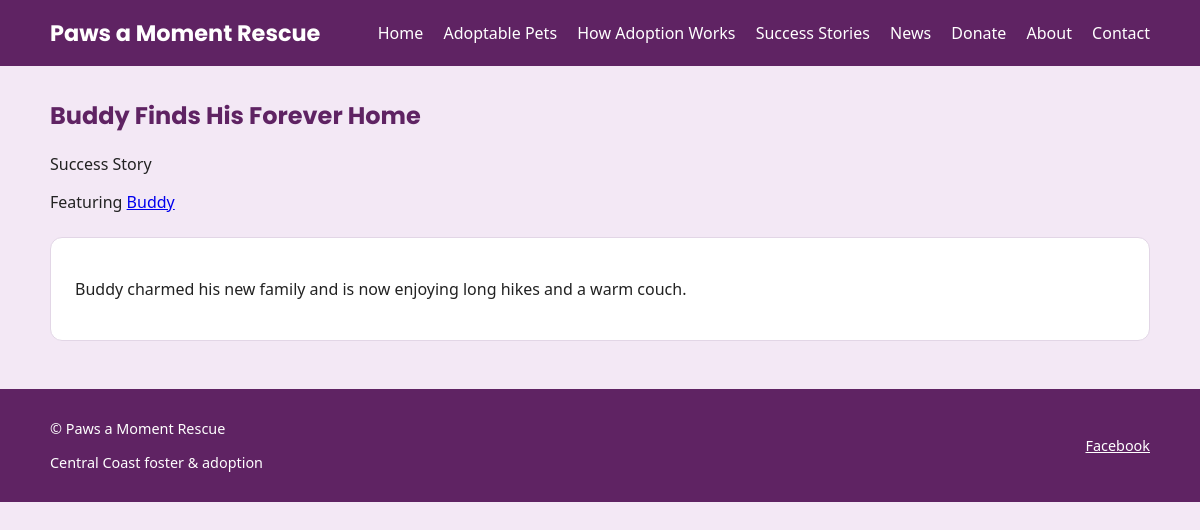
The page /stories/buddy-finds-his-forever-home/ on the database its author committed.
### stories/models.py (models this page shows, shortened)
class Story(models.Model):
    TYPE_NEWS = "news"
    TYPE_SUCCESS = "success"
    TYPE_CHOICES = [
        (TYPE_NEWS, "News"),
        (TYPE_SUCCESS, "Success Story"),
    ]
    title = models.CharField(max_length=200)
    slug = models.SlugField(unique=True)
    type = models.CharField(max_length=20, choices=TYPE_CHOICES, default=TYPE_NEWS)
    body = models.TextField()
    is_published = models.BooleanField(default=False)
    published_at = models.DateTimeField(null=True, blank=True)
    related_animal = models.ForeignKey(Animal, null=True, blank=True, on_delete=models.SET_NULL)
    created_at = models.DateTimeField(auto_now_add=True)
    updated_at = models.DateTimeField(auto_now=True)
    class Meta:
        ordering = ["-published_at", "-created_at"]

### adoptions/models.py (models this page shows, shortened)
class Animal(models.Model):
    STATUS_AVAILABLE = "available"
    STATUS_PENDING = "pending"
    STATUS_ADOPTED = "adopted"
    STATUS_CHOICES = [
        (STATUS_AVAILABLE, "Available"),
        (STATUS_PENDING, "Pending"),
        (STATUS_ADOPTED, "Adopted"),
    ]
    name = models.CharField(max_length=100)
    slug = models.SlugField(unique=True)
    species = models.CharField(max_length=50)
    breed = models.CharField(max_length=100, blank=True)
    age_years = models.PositiveIntegerField(null=True, blank=True)
    size = models.CharField(max_length=20, blank=True)
    sex = models.CharField(max_length=10, blank=True)
    suburb = models.CharField(max_length=100, blank=True)
    description = models.TextField(blank=True)
    status = models.CharField(max_length=20, choices=STATUS_CHOICES, default=STATUS_AVAILABLE)
    intake_date = models.DateField()
    photo_url = models.URLField(blank=True)
    weight_kg = models.DecimalField(max_digits=5, decimal_places=2, null=True, blank=True)
    adoption_fee = models.DecimalField(max_digits=8, decimal_places=2, null=True, blank=True)
    good_with_kids = models.BooleanField(default=False)
    special_needs = models.BooleanField(default=False)
    microchipped = models.BooleanField(default=False)
    vaccinated = models.BooleanField(default=False)
    desexed = models.BooleanField(default=False)
    created_at = models.DateTimeField(auto_now_add=True)
    updated_at = models.DateTimeField(auto_now=True)
    class Meta:
        ordering = ["name"]

### stories/views.py (the view)
# urls.py: path("<slug:slug>/", views.story_detail, name="story_detail"),
def story_detail(request, slug: str):
    story = get_object_or_404(Story, slug=slug, is_published=True)
    return render(request, "stories/story_detail.html", {"story": story})

### stories/templates/stories/story_detail.html (shortened to what this page needs)
{% extends "core/base.html" %}
{% block content %}
<article class="story-detail">
    <header class="story-hero">
        <h1>{{ story.title }}</h1>
        <p class="story-hero-meta">{{ story.get_type_display }}</p>
        {% if story.related_animal %}
            <p class="story-hero-meta">Featuring <a href="{% url 'adoptions:animal_detail' slug=story.related_animal.slug %}">{{ story.related_animal.name }}</a></p>
        {% endif %}
    </header>
    <div class="story-body">
        {{ story.body|linebreaks }}
    </div>
</article>
{% endblock %}

### static/css/styles.css (style rules this page uses)
body { font-family: system-ui, -apple-system, BlinkMacSystemFont, "Segoe UI", sans-serif; margin: 0; padding: 0; background-color: #f3e8f5; color: #222222; }
h1, h2, h3, h4 { font-family: "Poppins", system-ui, -apple-system, BlinkMacSystemFont, "Segoe UI", sans-serif; color: #5f2363; }
.story-hero h1 { color: #5f2363; }
.story-body { background-color: #ffffff; padding: 1.5rem; border-radius: 12px; border: 1px solid #e2d6e6; margin-top: 1.5rem; }

### rows shown on the page
Story: title "Buddy Finds His Forever Home", type "Success Story", related_animal.name "Buddy", body "Buddy charmed his new family and is now enjoying long hikes and a warm couch."
